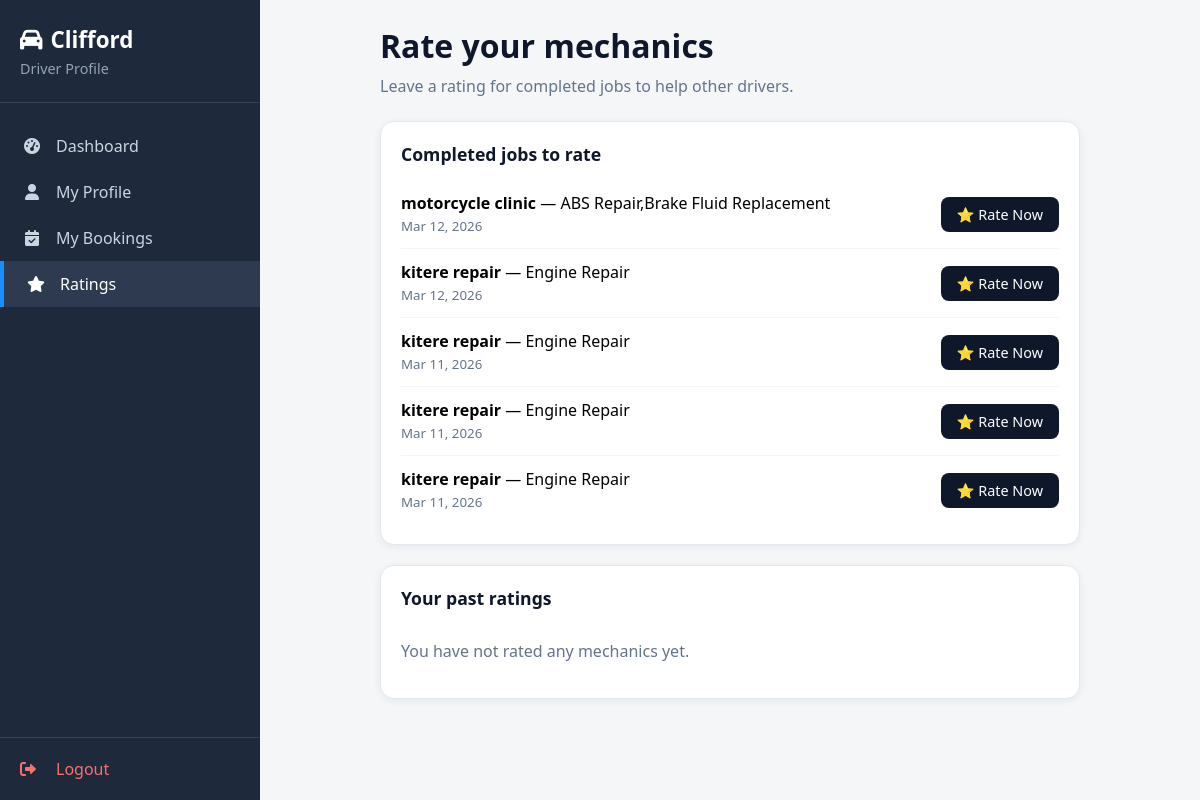
The page /dashboard/rate_mechanic.php (signed in) on the database as committed earlier.
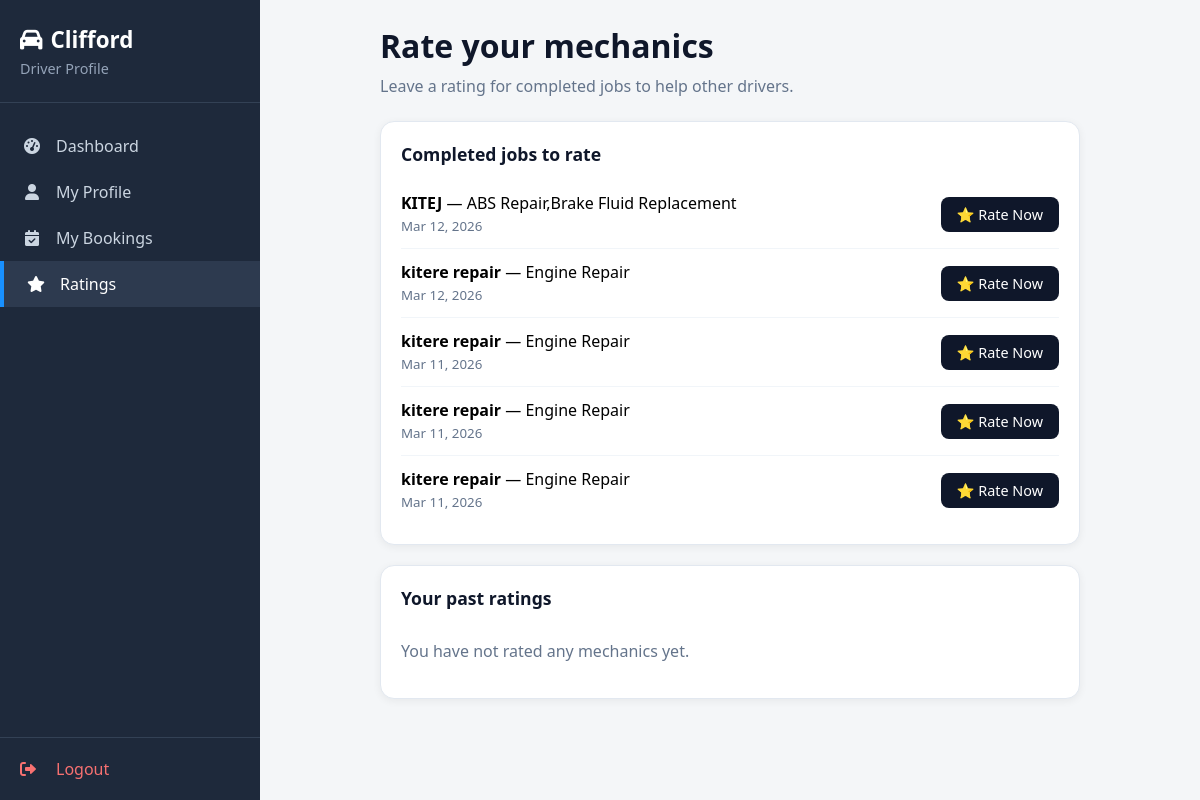
The same page on the database as committed later.
### tables this page shows
CREATE TABLE `bookings` (
  `id` int(11) NOT NULL,
  `driver_id` int(11) NOT NULL,
  `mechanic_id` int(11) NOT NULL,
  `service_requested` varchar(255) DEFAULT NULL,
  `vehicle_type` varchar(50) DEFAULT NULL,
  `booking_status` enum('pending','accepted','completed','cancelled') DEFAULT 'pending',
  `accepted_at` datetime DEFAULT NULL,
  `driver_latitude` decimal(9,6) DEFAULT NULL,
  `driver_longitude` decimal(9,6) DEFAULT NULL,
  `driver_address` varchar(255) DEFAULT NULL,
  `notes` text DEFAULT NULL,
  `created_at` datetime DEFAULT current_timestamp(),
  `updated_at` datetime DEFAULT current_timestamp() ON UPDATE current_timestamp()
);

CREATE TABLE `mechanics` (
  `id` int(11) NOT NULL,
  `user_id` int(11) NOT NULL,
  `garage_name` varchar(255) NOT NULL,
  `experience` int(11) NOT NULL,
  `certifications` text DEFAULT NULL,
  `vehicle_types` text NOT NULL,
  `services_offered` text NOT NULL,
  `latitude` decimal(9,6) NOT NULL,
  `longitude` decimal(9,6) NOT NULL,
  `availability` tinyint(1) DEFAULT 1,
  `created_at` datetime DEFAULT current_timestamp()
);

### dashboard/rate_mechanic.php (the view, shortened to what this page needs)
<?php
require_once __DIR__ . '/../forms/config.php';
$user_id = $_SESSION['user_id'];
$stmt = $conn->prepare("SELECT id FROM drivers WHERE user_id = ?");
$stmt->bind_param("i", $user_id);
$stmt->execute();
$driver = $stmt->get_result()->fetch_assoc();
$driver_id = $driver['id'];
$user_name = "Driver";
$us = $conn->prepare("SELECT full_name FROM users WHERE id = ?");
$us->bind_param("i", $user_id);
$us->execute();
if ($ur = $us->get_result()->fetch_assoc()) {
    $user_name = explode(" ", $ur['full_name'])[0];
}
$unrated = $conn->query("
    SELECT b.id, b.service_requested, b.created_at, m.garage_name, u.full_name AS mechanic_name
    FROM bookings b
    JOIN mechanics m ON b.mechanic_id = m.id
    JOIN users u ON m.user_id = u.id
    LEFT JOIN ratings r ON r.booking_id = b.id
    WHERE b.driver_id = {$driver_id} AND b.booking_status = 'completed' AND r.id IS NULL
    ORDER BY b.created_at DESC
");
$unrated_list = $unrated ? $unrated->fetch_all(MYSQLI_ASSOC) : [];
$rated = $conn->query("
    SELECT r.id, r.stars, r.review, r.created_at, b.service_requested, m.garage_name, u.full_name AS mechanic_name
    FROM ratings r
    JOIN bookings b ON r.booking_id = b.id
    JOIN mechanics m ON r.mechanic_id = m.id
    JOIN users u ON m.user_id = u.id
    WHERE r.driver_id = {$driver_id}
    ORDER BY r.created_at DESC
");
$rated_list = $rated ? $rated->fetch_all(MYSQLI_ASSOC) : [];
?>
<!DOCTYPE html>
<html lang="en">
<head>
    <link rel="stylesheet" href="https://cdnjs.cloudflare.com/ajax/libs/font-awesome/6.0.0-beta3/css/all.min.css">
</head>
<body>
<div class="app-wrapper">
  <aside class="sidebar" id="sidebar">
    <div class="sidebar-header">
      <h2><i class="fas fa-car" style="margin-right: 8px;"></i><?php echo htmlspecialchars($user_name); ?></h2>
      <p>Driver Profile</p>
    </div>
    <nav class="nav-links">
      <a href="/mechanics_tracer/dashboard/driver_dashboard.php"><i class="fas fa-tachometer-alt"></i> Dashboard</a>
      <a href="/mechanics_tracer/forms/profile/driver_profile.php"><i class="fas fa-user"></i> My Profile</a>
      <a href="/mechanics_tracer/forms/bookings/driver_bookings.php"><i class="fas fa-calendar-check"></i> My Bookings</a>
      <a href="/mechanics_tracer/dashboard/rate_mechanic.php" class="active"><i class="fas fa-star"></i> Ratings</a>
    </nav>
    <div class="sidebar-footer">
      <a href="/mechanics_tracer/forms/auth/logout.php"><i class="fas fa-sign-out-alt"></i> Logout</a>
    </div>
  </aside>
  <main class="main-content">
    <div class="container">
        <h1 style="display:flex; align-items:center; margin-bottom: 8px;">
            Rate your mechanics
        </h1>
        <p class="sub">Leave a rating for completed jobs to help other drivers.</p>
    <div class="card">
        <h2>Completed jobs to rate</h2>
        <?php if (empty($unrated_list)): ?>
            <p class="empty">No completed bookings to rate.</p>
        <?php else: ?>
            <?php foreach ($unrated_list as $u): ?>
                <div class="booking-row">
                    <div>
                        <strong><?php echo htmlspecialchars($u['garage_name']); ?></strong> — <?php echo htmlspecialchars($u['service_requested'] ?? 'Service'); ?>
                        <br><small style="color:#64748b;"><?php echo date('M j, Y', strtotime($u['created_at'])); ?></small>
                    </div>
                    <button class="btn btn-primary" onclick="openRateModal(<?php echo (int)$u['id']; ?>)">⭐ Rate Now</button>
                </div>
            <?php endforeach; ?>
        <?php endif; ?>
    </div>
    <div class="card">
        <h2>Your past ratings</h2>
        <?php if (empty($rated_list)): ?>
            <p class="empty">You have not rated any mechanics yet.</p>
        <?php endif; ?>
    </div>
    </div>
  </main>
</div>
</body>
</html>

Rows that differ between the two databases and show on the page:
changed through a linked row, bookings "ABS Repair,Brake Fluid Replacement": mechanic.garage_name "motorcycle clinic" → "KITEJ"
